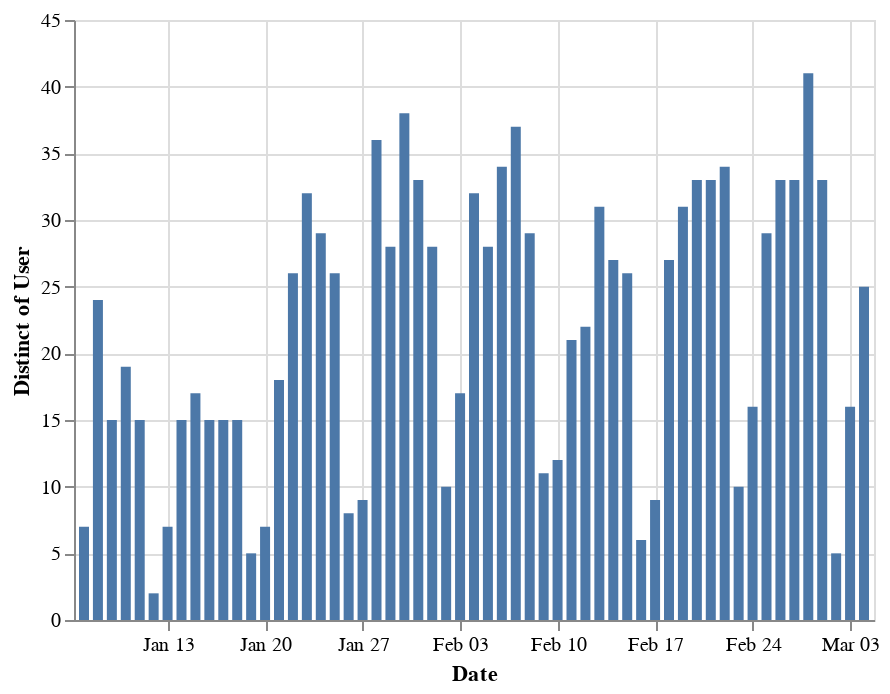

Notebook code cell kept with this figure:
### Code cell
data_range = df[(df['Date'] > '2019-01-06') & (df['Date'] < '2019-03-05')]

alt.Chart(data_range).mark_bar().encode(
    x='Date:T',
    y='distinct(User)'
)

### Figure 1 — Vega-Lite specification as saved in the notebook (floating-point values rounded to 4 significant figures; data arrays with more than 128 entries replaced by an {"elided": "..."} marker saying what was removed)
{"$schema": "https://vega.github.io/schema/vega-lite/v2.6.0.json", "config": {"view": {"height": 300, "width": 400}}, "data": {"name": "data-eef98478c0ca33074303e53be1332d49"}, "datasets": {"data-eef98478c0ca33074303e53be1332d49": {"elided": "1954 records"}}, "encoding": {"x": {"field": "Date", "type": "temporal"}, "y": {"aggregate": "distinct", "field": "User", "type": "nominal"}}, "mark": "bar"}
